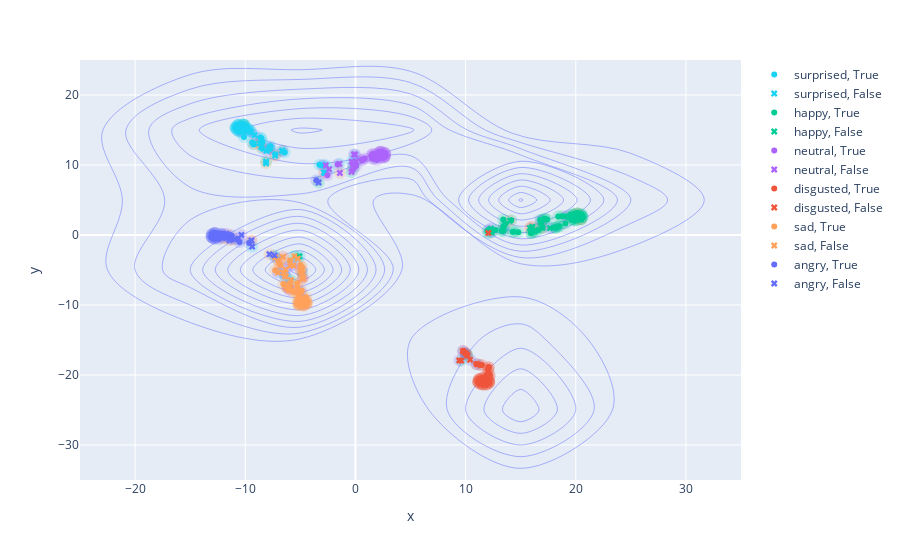

The notebook cell this image was saved under:
### Code cell
tsne_confidences = sklearn.manifold.TSNE()
confidences_points = tsne_confidences.fit_transform(confidences)

confidences_points_df = pd.DataFrame(confidences_points, columns=["x", "y"])
percentagify = np.vectorize(lambda x: f"{x*100:.2f}%")
confidences_df = pd.DataFrame(percentagify(confidences), columns=CLASS_NAMES)
confidences_df["Max Confidence"] = confidences.max(axis=1)
visdf = pd.concat([confidences_points_df, confidences_df, predictions_series, labels_series, correct_state], axis=1)



fig = px.scatter(visdf, x="x", y="y", color="Predictions", symbol="Correct", symbol_map=symbol_map, color_discrete_map=discrete_color_map, hover_data=[*CLASS_NAMES, "Label"])
fig2 = px.scatter(visdf, x="x", y="y", color="Label", opacity=0.2, color_discrete_map=discrete_color_map)
fig3 = px.density_contour(visdf, x="x", y="y")
fig2.update_traces(dict(
  marker=dict(
    size=12,
  ),
  hoverinfo="skip",
  hovertemplate=None,
  showlegend=False
))
fig3.update_traces(dict(
  hoverinfo="skip",
  hovertemplate=None
))

fig3.add_traces(fig2.data)
fig3.add_traces(fig.data)
fig3.show()

### Figure 1 — Plotly figure (JSON) as saved in the notebook; plotly's stock layout.template omitted (floating-point values rounded to 4 significant figures; data arrays with more than 128 entries replaced by an {"elided": "..."} marker saying what was removed)
{"data": [{"contours": {"coloring": "none"}, "hoverinfo": "skip", "legendgroup": "", "line": {"color": "#636efa"}, "name": "", "showlegend": false, "type": "histogram2dcontour", "x": {"elided": "325 float values"}, "xaxis": "x", "xbingroup": "x", "y": {"elided": "325 float values"}, "yaxis": "y", "ybingroup": "y"}, {"hoverinfo": "skip", "legendgroup": "surprised", "marker": {"color": "#19D3F3", "opacity": 0.2, "size": 12, "symbol": "circle"}, "mode": "markers", "name": "surprised", "orientation": "v", "showlegend": false, "type": "scatter", "x": [-10.57, -10.08, -10.17, -10.65, -6.389, -9.729, -9.545, -5.086, -7.76, -10.49, -4.827, -10.88, -8.447, -10.21, -9.376, -9.566, -6.416, -10.14, -10.05, -3.265, -8.447, -10.88, -9.875, -10.12, -10.49, -10.73, -9.815, 0.0684, -7.818, -2.692, -9.745, -2.385, -8.601, -10.65, -9.23, -10.22, -9.366, -8.532, -10.86, -1.457, -10.57, -2.913, 1.959, -5.23, -6.515, -9.473, 1.885, -10.87, -7.277, -0.3425, -10.17, -10.63, -10.78, -7.707, -10.73, 20.61], "xaxis": "x", "y": [15.76, 15.75, 15.8, 15.73, -5.871, 15.12, 14.78, -3.038, 12.27, 14.76, -5.416, 15.35, 12.3, 14.82, -1.665, 14.93, 11.79, 15.79, 15.45, 10.02, 13.23, 15.34, 14.94, 13.99, 14.77, 14.99, 15.3, 10.51, 12.43, 9.96, 15.18, 9.401, 13.91, 15.73, 12.95, 15.2, 13.2, 13.77, 15.23, 10.17, 14.79, 9.925, 11.27, -3.367, -5.429, 14.76, 11.01, 15.31, 11.55, 10.48, 15.8, 15.74, 15.55, 12.67, 15.01, 2.573], "yaxis": "y"}, {"hoverinfo": "skip", "legendgroup": "disgusted", "marker": {"color": "#EF553B", "opacity": 0.2, "size": 12, "symbol": "circle"}, "mode": "markers", "name": "disgusted", "orientation": "v", "showlegend": false, "type": "scatter", "x": [16.98, 11.48, 12.1, 11.98, 12.14, 11.13, 12.07, 10.01, 16.06, 12.14, 11.59, 11.3, 11.56, 11.26, 11.57, 11.98, 11.92, 11.17, 12.13, 11.57, 10.12, 11.21, 11.89, 11.48, -4.971, 11.89, -6.571, -8.682, 9.785, -9.434, -7.288, 11.17, 15.84, -6.09, 11.34, 12.04, 11.34, -4.79, 11.94, 12.13, 10.97, -6.209, 12.09, -12.05, 12.12, 11.13, 12.13, 12.2, 11.57, 12.15, -4.784, 11.26, 10.05, 11.23], "xaxis": "x", "y": [1.024, -20.42, -19.69, -20.71, -21.01, -20.98, -18.91, -16.95, 1.187, -20.26, -20.38, -18.57, -20.46, -20.65, -21.36, -20.44, -20.05, -21.08, -21.13, -21.36, -17.08, -20.6, -21.35, -18.59, -5.056, -21.35, -3.118, 13.1, -16.52, -0.787, 11.34, -21.08, 0.9948, -7.451, -21.3, -19.17, -21.3, -6.249, -21.31, -21.12, -18.44, -7.379, -20.66, -0.4257, -18.89, -20.89, -20.79, -20.02, -21.36, -21.01, -6.013, -20.68, -16.99, -20.58], "yaxis": "y"}, {"hoverinfo": "skip", "legendgroup": "happy", "marker": {"color": "#00CC96", "opacity": 0.2, "size": 12, "symbol": "circle"}, "mode": "markers", "name": "happy", "orientation": "v", "showlegend": false, "type": "scatter", "x": [18.2, 20.42, 13.46, 19.94, 13.43, 19.84, 16.0, 19.85, 13.42, 18.76, 16.77, 19.06, 12.71, 18.03, 14.27, 12.29, 13.28, 18.41, 19.62, 19.89, 19.84, 20.5, -8.109, -3.337, 17.4, -5.521, -6.658, 19.96, 20.12, 16.62, 10.17, 19.66, 15.93, 12.07, 20.61, 20.45, 18.39, 20.61, 20.53, 9.608, 16.34, 16.84, 14.15, 19.34, 16.11, 20.15, 18.53, 20.31, -0.1375, 17.14, 14.78, 20.52, 20.49, -5.857, 11.97, 16.96, 16.98, 19.49, 14.36, 17.19, -10.17, -0.3576, 19.8, 18.14, 20.14, 19.53, -7.342, 13.62], "xaxis": "x", "y": [1.058, 2.239, 1.245, 2.41, 0.5679, 2.988, 0.289, 2.974, 2.206, 2.676, 2.174, 1.635, 0.7263, 1.089, 0.4639, 0.408, 0.6017, 2.646, 2.634, 2.061, 2.242, 2.271, 10.52, 7.5, 2.222, -3.011, 12.04, 2.095, 2.127, 0.731, -17.21, 2.176, 0.2747, 0.2944, 2.562, 2.875, 1.172, 2.588, 2.901, -17.95, 0.5031, 1.635, 2.103, 2.546, 0.4466, 3.076, 1.258, 3.04, 9.762, 2.333, 0.4094, 2.913, 2.26, -6.425, 0.571, 2.155, 1.038, 2.537, 0.4759, 2.279, 15.8, 9.016, 2.864, 1.041, 3.091, 2.852, -2.923, 1.637], "yaxis": "y"}, {"hoverinfo": "skip", "legendgroup": "sad", "marker": {"color": "#FFA15A", "opacity": 0.2, "size": 12, "symbol": "circle"}, "mode": "markers", "name": "sad", "orientation": "v", "showlegend": false, "type": "scatter", "x": [20.14, -1.409, -5.193, 20.42, -4.463, -4.696, -6.826, -4.435, -8.568, -4.992, -7.802, -4.864, -5.628, -11.5, -4.97, -4.701, -6.541, -5.168, -5.182, -6.153, -8.119, -4.476, -2.857, -4.948, -5.1, -5.258, -5.941, -11.44, -7.281, -4.422, -9.232, -4.862, 14.03, -5.791, -4.706, -5.163, -4.92, -4.412, -4.695, -6.177, -5.183, -5.278, -4.734, -5.965, -4.833, -5.195, -4.416, -5.16, -5.121, -5.155, -4.414, -10.95, -6.893, -7.001], "xaxis": "x", "y": [3.081, 8.854, -9.609, 2.222, -8.889, -9.415, -4.284, -9.808, 12.56, -4.299, -2.743, -7.982, -8.151, 0.03308, -9.178, -10.05, -7.011, -9.906, -9.534, -7.619, 10.25, -9.48, 8.925, -9.116, -9.987, -7.566, -3.695, -0.7344, -5.049, -9.772, 13.01, -4.574, 2.03, -7.973, -10.06, -8.403, -5.105, -9.658, -10.05, -7.549, -9.17, -6.909, -10.06, -7.075, -9.288, -9.856, -9.753, -9.919, -9.968, -8.65, -9.66, -0.6016, -4.181, -3.64], "yaxis": "y"}, {"hoverinfo": "skip", "legendgroup": "angry", "marker": {"color": "#636EFA", "opacity": 0.2, "size": 12, "symbol": "circle"}, "mode": "markers", "name": "angry", "orientation": "v", "showlegend": false, "type": "scatter", "x": [-4.983, -12.91, -12.4, -13.03, 9.986, -0.1203, -12.79, -12.36, -7.294, -12.81, -7.786, -6.315, -11.99, 17.67, -11.74, -13.07, -9.642, -9.14, 13.47, -7.019, -10.68, -12.82, -12.14, -12.8, -10.52, 9.762, -11.19, 11.04, 10.41, -13.03, 12.3, -12.76, -13.07, -11.23, -12.23, -12.74, -13.0, 12.36, -5.918, -13.03, -3.55, -11.34, -12.31, -0.0202, -12.06, -12.64], "xaxis": "x", "y": [-8.095, -0.4707, -0.5693, 0.0836, -16.86, 11.5, -0.5001, -0.4104, -3.188, 0.2708, 12.43, -5.888, -0.03185, 0.9856, -0.3823, -0.2434, -1.15, 14.28, 0.8689, -5.378, -0.5376, -0.4941, 0.07588, 0.2723, -0.9887, -16.59, -0.6356, -18.46, -17.82, -0.3211, 0.9164, 0.277, -0.2438, -0.06824, 0.1872, -0.4824, 0.1167, 0.3975, -4.41, 0.07977, 7.825, -0.4955, -0.06763, 11.48, 0.192, 0.256], "yaxis": "y"}, {"hoverinfo": "skip", "legendgroup": "neutral", "marker": {"color": "#AB63FA", "opacity": 0.2, "size": 12, "symbol": "circle"}, "mode": "markers", "name": "neutral", "orientation": "v", "showlegend": false, "type": "scatter", "x": [0.8473, 2.676, 2.466, 1.599, 2.691, -1.611, 2.14, -0.2109, -10.35, 9.425, 2.697, 0.6063, 1.446, -11.72, 2.229, 2.244, 1.522, 2.322, 1.688, 2.181, 16.85, -5.633, 1.491, -6.639, -0.2434, 2.687, 2.589, -2.761, 1.952, 1.83, 12.14, -10.33, -6.341, 19.18, -2.541, 2.715, 0.5679, -8.064, 2.036, 2.339, -6.014, 2.693, 2.539, 2.295, -2.967, 0.06602, 2.608], "xaxis": "x", "y": [10.92, 11.22, 11.05, 11.54, 11.68, 10.08, 11.8, 10.01, 0.0196, -17.91, 11.32, 10.67, 11.37, 0.194, 11.06, 11.87, 11.54, 11.89, 10.86, 11.85, 2.041, -4.355, 10.93, 12.0, 9.289, 11.68, 11.1, 8.868, 10.72, 11.58, 0.7027, 14.81, -4.94, 2.692, 8.52, 11.67, 10.77, 12.02, 11.41, 11.89, -7.831, 11.3, 11.83, 11.06, 9.974, 9.866, 11.1], "yaxis": "y"}, {"customdata": {"elided": "42x7 str values"}, "hovertemplate": "Predictions=surprised<br>Correct=True<br>x=%{x}<br>y=%{y}<br>angry=%{customdata[0]}<br>disgusted=%{customdata[1]}<br>happy=%{customdata[2]}<br>neutral=%{customdata[3]}<br>sad=%{customdata[4]}<br>surprised=%{customdata[5]}<br>Label=%{customdata[6]}<extra></extra>", "legendgroup": "surprised, True", "marker": {"color": "#19D3F3", "symbol": "circle"}, "mode": "markers", "name": "surprised, True", "orientation": "v", "showlegend": true, "type": "scatter", "x": [-10.57, -10.08, -10.17, -10.65, -9.729, -9.545, -7.76, -10.49, -10.88, -8.447, -10.21, -9.566, -6.416, -10.14, -10.05, -3.265, -8.447, -10.88, -9.875, -10.12, -10.49, -10.73, -9.815, -7.818, -9.745, -8.601, -10.65, -9.23, -10.22, -9.366, -8.532, -10.86, -10.57, -2.913, -9.473, -10.87, -7.277, -10.17, -10.63, -10.78, -7.707, -10.73], "xaxis": "x", "y": [15.76, 15.75, 15.8, 15.73, 15.12, 14.78, 12.27, 14.76, 15.35, 12.3, 14.82, 14.93, 11.79, 15.79, 15.45, 10.02, 13.23, 15.34, 14.94, 13.99, 14.77, 14.99, 15.3, 12.43, 15.18, 13.91, 15.73, 12.95, 15.2, 13.2, 13.77, 15.23, 14.79, 9.925, 14.76, 15.31, 11.55, 15.8, 15.74, 15.55, 12.67, 15.01], "yaxis": "y"}, {"customdata": [["0.10%", "0.00%", "0.86%", "3.36%", "6.03%", "89.65%", "sad"], ["14.13%", "0.01%", "0.00%", "1.89%", "0.16%", "83.80%", "angry"], ["0.91%", "0.00%", "0.00%", "1.27%", "0.03%", "97.79%", "angry"], ["0.23%", "0.10%", "0.06%", "0.07%", "32.31%", "67.22%", "happy"], ["0.00%", "0.00%", "0.05%", "20.60%", "0.00%", "79.35%", "happy"], ["1.55%", "0.02%", "0.00%", "0.11%", "42.58%", "55.74%", "sad"], ["9.60%", "20.87%", "3.65%", "27.46%", "2.31%", "36.11%", "sad"], ["0.31%", "1.01%", "0.10%", "0.22%", "3.90%", "94.46%", "sad"], ["0.93%", "0.06%", "0.11%", "20.90%", "0.03%", "77.97%", "neutral"], ["0.47%", "0.06%", "0.41%", "3.56%", "2.62%", "92.88%", "disgusted"], ["4.78%", "21.49%", "11.84%", "27.37%", "0.69%", "33.82%", "neutral"], ["1.20%", "18.78%", "9.55%", "2.98%", "5.57%", "61.91%", "disgusted"], ["0.27%", "0.00%", "0.00%", "0.08%", "0.13%", "99.52%", "neutral"], ["6.08%", "0.06%", "0.02%", "1.23%", "10.97%", "81.64%", "neutral"], ["0.35%", "0.01%", "0.28%", "44.97%", "0.07%", "54.33%", "neutral"], ["0.00%", "0.00%", "0.00%", "0.00%", "0.00%", "100.00%", "happy"]], "hovertemplate": "Predictions=surprised<br>Correct=False<br>x=%{x}<br>y=%{y}<br>angry=%{customdata[0]}<br>disgusted=%{customdata[1]}<br>happy=%{customdata[2]}<br>neutral=%{customdata[3]}<br>sad=%{customdata[4]}<br>surprised=%{customdata[5]}<br>Label=%{customdata[6]}<extra></extra>", "legendgroup": "surprised, False", "marker": {"color": "#19D3F3", "symbol": "x"}, "mode": "markers", "name": "surprised, False", "orientation": "v", "showlegend": true, "type": "scatter", "x": [-8.568, -7.786, -9.14, -8.109, -6.658, -8.119, -2.857, -9.232, -6.639, -8.682, -2.761, -7.288, -10.33, -8.064, -2.967, -10.17], "xaxis": "x", "y": [12.56, 12.43, 14.28, 10.52, 12.04, 10.25, 8.925, 13.01, 12.0, 13.1, 8.868, 11.34, 14.81, 12.02, 9.974, 15.8], "yaxis": "y"}, {"customdata": {"elided": "56x7 str values"}, "hovertemplate": "Predictions=happy<br>Correct=True<br>x=%{x}<br>y=%{y}<br>angry=%{customdata[0]}<br>disgusted=%{customdata[1]}<br>happy=%{customdata[2]}<br>neutral=%{customdata[3]}<br>sad=%{customdata[4]}<br>surprised=%{customdata[5]}<br>Label=%{customdata[6]}<extra></extra>", "legendgroup": "happy, True", "marker": {"color": "#00CC96", "symbol": "circle"}, "mode": "markers", "name": "happy, True", "orientation": "v", "showlegend": true, "type": "scatter", "x": [18.2, 20.42, 13.46, 19.94, 13.43, 19.84, 16.0, 19.85, 13.42, 18.76, 16.77, 19.06, 12.71, 18.03, 14.27, 12.29, 13.28, 18.41, 19.62, 19.89, 19.84, 20.5, 17.4, 19.96, 20.12, 16.62, 19.66, 15.93, 20.61, 20.45, 18.39, 20.61, 20.53, 16.34, 16.84, 14.15, 19.34, 16.11, 20.15, 18.53, 20.31, 17.14, 14.78, 20.52, 20.49, 11.97, 16.96, 16.98, 19.49, 14.36, 17.19, 19.8, 18.14, 20.14, 19.53, 13.62], "xaxis": "x", "y": [1.058, 2.239, 1.245, 2.41, 0.5679, 2.988, 0.289, 2.974, 2.206, 2.676, 2.174, 1.635, 0.7263, 1.089, 0.4639, 0.408, 0.6017, 2.646, 2.634, 2.061, 2.242, 2.271, 2.222, 2.095, 2.127, 0.731, 2.176, 0.2747, 2.562, 2.875, 1.172, 2.588, 2.901, 0.5031, 1.635, 2.103, 2.546, 0.4466, 3.076, 1.258, 3.04, 2.333, 0.4094, 2.913, 2.26, 0.571, 2.155, 1.038, 2.537, 0.4759, 2.279, 2.864, 1.041, 3.091, 2.852, 1.637], "yaxis": "y"}, {"customdata": [["0.02%", "0.22%", "98.21%", "0.24%", "1.14%", "0.17%", "disgusted"], ["0.00%", "0.00%", "99.98%", "0.02%", "0.00%", "0.00%", "sad"], ["0.00%", "0.00%", "99.98%", "0.00%", "0.02%", "0.00%", "sad"], ["1.73%", "13.37%", "36.32%", "1.13%", "33.14%", "14.31%", "surprised"], ["0.05%", "0.39%", "96.52%", "1.58%", "1.07%", "0.39%", "disgusted"], ["0.02%", "0.67%", "98.83%", "0.03%", "0.42%", "0.02%", "angry"], ["0.08%", "3.66%", "69.80%", "0.01%", "26.45%", "0.00%", "angry"], ["0.07%", "0.21%", "98.43%", "1.16%", "0.11%", "0.02%", "neutral"], ["0.01%", "0.00%", "78.73%", "16.27%", "0.25%", "4.74%", "sad"], ["1.90%", "18.83%", "50.04%", "20.42%", "5.98%", "2.83%", "angry"], ["4.22%", "26.56%", "45.26%", "15.74%", "4.46%", "3.77%", "neutral"], ["0.06%", "1.15%", "95.03%", "1.90%", "0.65%", "1.20%", "disgusted"], ["0.00%", "0.00%", "99.77%", "0.20%", "0.01%", "0.01%", "neutral"], ["0.23%", "38.65%", "59.80%", "0.12%", "0.55%", "0.64%", "angry"], ["0.00%", "0.00%", "100.00%", "0.00%", "0.00%", "0.00%", "surprised"]], "hovertemplate": "Predictions=happy<br>Correct=False<br>x=%{x}<br>y=%{y}<br>angry=%{customdata[0]}<br>disgusted=%{customdata[1]}<br>happy=%{customdata[2]}<br>neutral=%{customdata[3]}<br>sad=%{customdata[4]}<br>surprised=%{customdata[5]}<br>Label=%{customdata[6]}<extra></extra>", "legendgroup": "happy, False", "marker": {"color": "#00CC96", "symbol": "x"}, "mode": "markers", "name": "happy, False", "orientation": "v", "showlegend": true, "type": "scatter", "x": [16.98, 20.14, 20.42, -5.086, 16.06, 17.67, 13.47, 16.85, 14.03, 12.3, 12.14, 15.84, 19.18, 12.36, 20.61], "xaxis": "x", "y": [1.024, 3.081, 2.222, -3.038, 1.187, 0.9856, 0.8689, 2.041, 2.03, 0.9164, 0.7027, 0.9948, 2.692, 0.3975, 2.573], "yaxis": "y"}, {"customdata": {"elided": "33x7 str values"}, "hovertemplate": "Predictions=neutral<br>Correct=True<br>x=%{x}<br>y=%{y}<br>angry=%{customdata[0]}<br>disgusted=%{customdata[1]}<br>happy=%{customdata[2]}<br>neutral=%{customdata[3]}<br>sad=%{customdata[4]}<br>surprised=%{customdata[5]}<br>Label=%{customdata[6]}<extra></extra>", "legendgroup": "neutral, True", "marker": {"color": "#AB63FA", "symbol": "circle"}, "mode": "markers", "name": "neutral, True", "orientation": "v", "showlegend": true, "type": "scatter", "x": [0.8473, 2.676, 2.466, 1.599, 2.691, -1.611, 2.14, -0.2109, 2.697, 0.6063, 1.446, 2.229, 2.244, 1.522, 2.322, 1.688, 2.181, 1.491, -0.2434, 2.687, 2.589, 1.952, 1.83, -2.541, 2.715, 0.5679, 2.036, 2.339, 2.693, 2.539, 2.295, 0.06602, 2.608], "xaxis": "x", "y": [10.92, 11.22, 11.05, 11.54, 11.68, 10.08, 11.8, 10.01, 11.32, 10.67, 11.37, 11.06, 11.87, 11.54, 11.89, 10.86, 11.85, 10.93, 9.289, 11.68, 11.1, 10.72, 11.58, 8.52, 11.67, 10.77, 11.41, 11.89, 11.3, 11.83, 11.06, 9.866, 11.1], "yaxis": "y"}, {"customdata": [["0.40%", "0.13%", "34.85%", "37.30%", "2.51%", "24.82%", "sad"], ["35.01%", "0.00%", "0.02%", "64.84%", "0.01%", "0.12%", "angry"], ["5.40%", "1.02%", "2.60%", "73.27%", "0.36%", "17.35%", "surprised"], ["0.25%", "0.00%", "0.01%", "50.61%", "0.00%", "49.13%", "surprised"], ["8.37%", "0.26%", "3.92%", "40.25%", "17.83%", "29.37%", "surprised"], ["2.73%", "0.03%", "0.10%", "63.81%", "0.02%", "33.30%", "surprised"], ["4.30%", "2.15%", "19.42%", "65.26%", "0.57%", "8.31%", "happy"], ["1.07%", "0.00%", "0.00%", "95.38%", "0.00%", "3.54%", "surprised"], ["0.11%", "0.00%", "0.00%", "93.77%", "0.00%", "6.12%", "surprised"], ["3.55%", "0.07%", "0.68%", "72.00%", "0.12%", "23.58%", "surprised"], ["1.27%", "0.12%", "43.07%", "53.96%", "0.13%", "1.46%", "happy"], ["29.13%", "0.00%", "0.03%", "70.72%", "0.01%", "0.10%", "angry"]], "hovertemplate": "Predictions=neutral<br>Correct=False<br>x=%{x}<br>y=%{y}<br>angry=%{customdata[0]}<br>disgusted=%{customdata[1]}<br>happy=%{customdata[2]}<br>neutral=%{customdata[3]}<br>sad=%{customdata[4]}<br>surprised=%{customdata[5]}<br>Label=%{customdata[6]}<extra></extra>", "legendgroup": "neutral, False", "marker": {"color": "#AB63FA", "symbol": "x"}, "mode": "markers", "name": "neutral, False", "orientation": "v", "showlegend": true, "type": "scatter", "x": [-1.409, -0.1203, 0.0684, -2.692, -2.385, -1.457, -0.1375, 1.959, 1.885, -0.3425, -0.3576, -0.0202], "xaxis": "x", "y": [8.854, 11.5, 10.51, 9.96, 9.401, 10.17, 9.762, 11.27, 11.01, 10.48, 9.016, 11.48], "yaxis": "y"}, {"customdata": {"elided": "41x7 str values"}, "hovertemplate": "Predictions=disgusted<br>Correct=True<br>x=%{x}<br>y=%{y}<br>angry=%{customdata[0]}<br>disgusted=%{customdata[1]}<br>happy=%{customdata[2]}<br>neutral=%{customdata[3]}<br>sad=%{customdata[4]}<br>surprised=%{customdata[5]}<br>Label=%{customdata[6]}<extra></extra>", "legendgroup": "disgusted, True", "marker": {"color": "#EF553B", "symbol": "circle"}, "mode": "markers", "name": "disgusted, True", "orientation": "v", "showlegend": true, "type": "scatter", "x": [11.48, 12.1, 11.98, 12.14, 11.13, 12.07, 10.01, 12.14, 11.59, 11.3, 11.56, 11.26, 11.57, 11.98, 11.92, 11.17, 12.13, 11.57, 10.12, 11.21, 11.89, 11.48, 11.89, 9.785, 11.17, 11.34, 12.04, 11.34, 11.94, 12.13, 10.97, 12.09, 12.12, 11.13, 12.13, 12.2, 11.57, 12.15, 11.26, 10.05, 11.23], "xaxis": "x", "y": [-20.42, -19.69, -20.71, -21.01, -20.98, -18.91, -16.95, -20.26, -20.38, -18.57, -20.46, -20.65, -21.36, -20.44, -20.05, -21.08, -21.13, -21.36, -17.08, -20.6, -21.35, -18.59, -21.35, -16.52, -21.08, -21.3, -19.17, -21.3, -21.31, -21.12, -18.44, -20.66, -18.89, -20.89, -20.79, -20.02, -21.36, -21.01, -20.68, -16.99, -20.58], "yaxis": "y"}, {"customdata": [["1.10%", "66.60%", "0.94%", "0.01%", "31.33%", "0.03%", "angry"], ["0.47%", "55.36%", "17.99%", "9.32%", "0.59%", "16.27%", "neutral"], ["1.46%", "53.08%", "11.87%", "0.03%", "33.53%", "0.03%", "angry"], ["1.05%", "75.62%", "1.74%", "0.17%", "20.99%", "0.43%", "happy"], ["0.14%", "50.09%", "48.86%", "0.13%", "0.12%", "0.66%", "happy"], ["4.01%", "88.49%", "3.67%", "0.22%", "3.58%", "0.03%", "angry"], ["9.01%", "77.94%", "2.34%", "0.67%", "9.54%", "0.50%", "angry"], ["5.71%", "65.50%", "15.11%", "6.21%", "1.10%", "6.37%", "happy"]], "hovertemplate": "Predictions=disgusted<br>Correct=False<br>x=%{x}<br>y=%{y}<br>angry=%{customdata[0]}<br>disgusted=%{customdata[1]}<br>happy=%{customdata[2]}<br>neutral=%{customdata[3]}<br>sad=%{customdata[4]}<br>surprised=%{customdata[5]}<br>Label=%{customdata[6]}<extra></extra>", "legendgroup": "disgusted, False", "marker": {"color": "#EF553B", "symbol": "x"}, "mode": "markers", "name": "disgusted, False", "orientation": "v", "showlegend": true, "type": "scatter", "x": [9.986, 9.425, 9.762, 10.17, 12.07, 11.04, 10.41, 9.608], "xaxis": "x", "y": [-16.86, -17.91, -16.59, -17.21, 0.2944, -18.46, -17.82, -17.95], "yaxis": "y"}, {"customdata": {"elided": "42x7 str values"}, "hovertemplate": "Predictions=sad<br>Correct=True<br>x=%{x}<br>y=%{y}<br>angry=%{customdata[0]}<br>disgusted=%{customdata[1]}<br>happy=%{customdata[2]}<br>neutral=%{customdata[3]}<br>sad=%{customdata[4]}<br>surprised=%{customdata[5]}<br>Label=%{customdata[6]}<extra></extra>", "legendgroup": "sad, True", "marker": {"color": "#FFA15A", "symbol": "circle"}, "mode": "markers", "name": "sad, True", "orientation": "v", "showlegend": true, "type": "scatter", "x": [-5.193, -4.463, -4.696, -6.826, -4.435, -4.992, -4.864, -5.628, -4.97, -4.701, -6.541, -5.168, -5.182, -6.153, -4.476, -4.948, -5.1, -5.258, -5.941, -7.281, -4.422, -4.862, -5.791, -4.706, -5.163, -4.92, -4.412, -4.695, -6.177, -5.183, -5.278, -4.734, -5.965, -4.833, -5.195, -4.416, -5.16, -5.121, -5.155, -4.414, -6.893, -7.001], "xaxis": "x", "y": [-9.609, -8.889, -9.415, -4.284, -9.808, -4.299, -7.982, -8.151, -9.178, -10.05, -7.011, -9.906, -9.534, -7.619, -9.48, -9.116, -9.987, -7.566, -3.695, -5.049, -9.772, -4.574, -7.973, -10.06, -8.403, -5.105, -9.658, -10.05, -7.549, -9.17, -6.909, -10.06, -7.075, -9.288, -9.856, -9.753, -9.919, -9.968, -8.65, -9.66, -4.181, -3.64], "yaxis": "y"}, {"customdata": {"elided": "20x7 str values"}, "hovertemplate": "Predictions=sad<br>Correct=False<br>x=%{x}<br>y=%{y}<br>angry=%{customdata[0]}<br>disgusted=%{customdata[1]}<br>happy=%{customdata[2]}<br>neutral=%{customdata[3]}<br>sad=%{customdata[4]}<br>surprised=%{customdata[5]}<br>Label=%{customdata[6]}<extra></extra>", "legendgroup": "sad, False", "marker": {"color": "#FFA15A", "symbol": "x"}, "mode": "markers", "name": "sad, False", "orientation": "v", "showlegend": true, "type": "scatter", "x": [-4.983, -6.389, -7.294, -4.827, -6.315, -7.019, -5.521, -4.971, -5.633, -6.571, -5.23, -6.09, -6.341, -6.515, -4.79, -5.857, -6.209, -6.014, -5.918, -4.784], "xaxis": "x", "y": [-8.095, -5.871, -3.188, -5.416, -5.888, -5.378, -3.011, -5.056, -4.355, -3.118, -3.367, -7.451, -4.94, -5.429, -6.249, -6.425, -7.379, -7.831, -4.41, -6.013], "yaxis": "y"}, {"customdata": {"elided": "29x7 str values"}, "hovertemplate": "Predictions=angry<br>Correct=True<br>x=%{x}<br>y=%{y}<br>angry=%{customdata[0]}<br>disgusted=%{customdata[1]}<br>happy=%{customdata[2]}<br>neutral=%{customdata[3]}<br>sad=%{customdata[4]}<br>surprised=%{customdata[5]}<br>Label=%{customdata[6]}<extra></extra>", "legendgroup": "angry, True", "marker": {"color": "#636EFA", "symbol": "circle"}, "mode": "markers", "name": "angry, True", "orientation": "v", "showlegend": true, "type": "scatter", "x": [-12.91, -12.4, -13.03, -12.79, -12.36, -12.81, -11.99, -11.74, -13.07, -9.642, -10.68, -12.82, -12.14, -12.8, -10.52, -11.19, -13.03, -12.76, -13.07, -11.23, -12.23, -12.74, -13.0, -13.03, -3.55, -11.34, -12.31, -12.06, -12.64], "xaxis": "x", "y": [-0.4707, -0.5693, 0.0836, -0.5001, -0.4104, 0.2708, -0.03185, -0.3823, -0.2434, -1.15, -0.5376, -0.4941, 0.07588, 0.2723, -0.9887, -0.6356, -0.3211, 0.277, -0.2438, -0.06824, 0.1872, -0.4824, 0.1167, 0.07977, 7.825, -0.4955, -0.06763, 0.192, 0.256], "yaxis": "y"}, {"customdata": [["52.54%", "1.08%", "0.05%", "0.29%", "45.79%", "0.23%", "sad"], ["61.23%", "0.33%", "0.08%", "19.93%", "0.56%", "17.87%", "neutral"], ["62.67%", "0.00%", "0.00%", "0.03%", "36.32%", "0.98%", "surprised"], ["81.38%", "0.19%", "0.03%", "10.85%", "0.33%", "7.22%", "sad"], ["85.00%", "0.08%", "0.06%", "14.09%", "0.52%", "0.25%", "neutral"], ["30.03%", "5.76%", "19.37%", "20.87%", "11.77%", "12.20%", "happy"], ["81.52%", "3.86%", "0.31%", "0.41%", "13.74%", "0.15%", "sad"], ["45.82%", "17.81%", "3.72%", "15.40%", "11.37%", "5.87%", "disgusted"], ["88.40%", "2.93%", "0.61%", "3.60%", "3.94%", "0.51%", "disgusted"], ["72.21%", "8.32%", "0.87%", "6.03%", "10.19%", "2.38%", "sad"], ["40.75%", "7.21%", "8.87%", "2.60%", "39.68%", "0.90%", "happy"]], "hovertemplate": "Predictions=angry<br>Correct=False<br>x=%{x}<br>y=%{y}<br>angry=%{customdata[0]}<br>disgusted=%{customdata[1]}<br>happy=%{customdata[2]}<br>neutral=%{customdata[3]}<br>sad=%{customdata[4]}<br>surprised=%{customdata[5]}<br>Label=%{customdata[6]}<extra></extra>", "legendgroup": "angry, False", "marker": {"color": "#636EFA", "symbol": "x"}, "mode": "markers", "name": "angry, False", "orientation": "v", "showlegend": true, "type": "scatter", "x": [-7.802, -10.35, -9.376, -11.5, -11.72, -3.337, -11.44, -9.434, -12.05, -10.95, -7.342], "xaxis": "x", "y": [-2.743, 0.0196, -1.665, 0.03308, 0.194, 7.5, -0.7344, -0.787, -0.4257, -0.6016, -2.923], "yaxis": "y"}], "layout": {"legend": {"tracegroupgap": 0}, "margin": {"t": 60}, "xaxis": {"anchor": "y", "domain": [0, 1], "title": {"text": "x"}}, "yaxis": {"anchor": "x", "domain": [0, 1], "title": {"text": "y"}}}}
